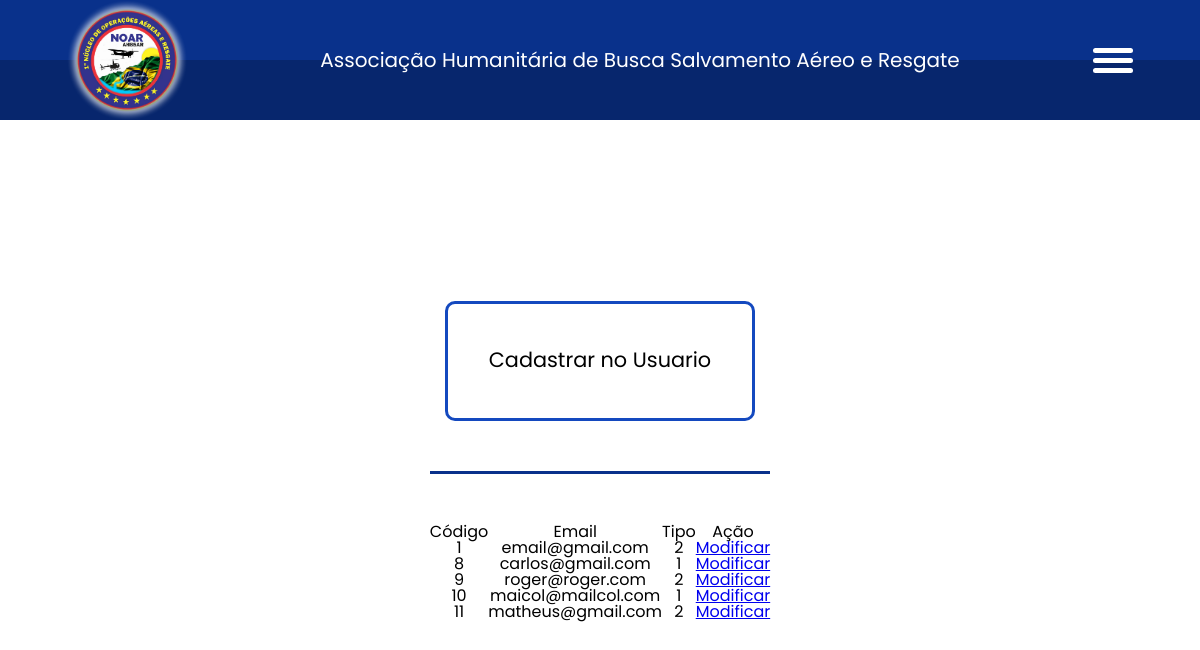
The app's page /telas/crudAdmin.php with its own data.
### tables this page shows
CREATE TABLE `usuario` (
  `id_usuario` int(11) NOT NULL,
  `email` varchar(50) DEFAULT NULL,
  `token` varchar(100) DEFAULT NULL,
  `senha` varchar(50) DEFAULT NULL,
  `id_tipo` int(11) DEFAULT NULL
);

### php/listarUsuarios.php (called while the page is built)
<?php
    include("../conecta.php");
    $query = "SELECT id_usuario, email, id_tipo FROM usuario";
    $resultado = $pdo->query($query);
    if ($resultado) {
        $listarUsuarios = $resultado->fetchAll(PDO::FETCH_ASSOC);
    } else {
        echo "Erro na consulta: " . $pdo->errorInfo()[2];
    }
?>

### telas/crudAdmin.php (the view, shortened to what this page needs)
<!DOCTYPE html>
<html lang="en">
<head>
    <link rel="stylesheet" href="../css/telaInicial.css">
</head>
<body>
    <header>
        <img src="../img/logo_grande.png" alt="logoNOAR">
        <h1>Associação Humanitária de Busca Salvamento Aéreo e Resgate</h1>
        <div class="menu">
            <div class="menu_burguer"></div>
        </div>
    </header>
    <main>
    <a href="cadastroDoAdmin.php"><button>Cadastrar no Usuario</button></a>        <hr>
    <table border=1>
        <thead>
            <tr>
                <th> Código </th>
                <th> Email </th>
                <th> Tipo </th>
                <th colspan="2"> Ação </th>
            </tr>
        </thead>
        <tbody>
        <?php
            include("../php/listarUsuarios.php");
            if (!empty($listarUsuarios)) {
                foreach ($listarUsuarios as $linha) {
                    echo '<tr>
                            <td>' . $linha['id_usuario'] . '</td>
                            <td>' . $linha['email'] . '</td>
                            <td>' . $linha['id_tipo'] . '</td>
                            <td><a href="alterarDoAdmin.php?codigo=' . $linha['id_usuario'] . '"> Modificar </a></td>
                        </tr>';
                }
            }
        ?>
        </tbody>
    </table>
    </main>
</body>
</html>

### css/telaInicial.css (style rules this page uses)
* { margin: 0; padding: 0; border: 0; font-size: 100%; font: inherit; vertical-align: baseline; font-family: 'Poppins', sans-serif; }
article, aside, details, figcaption, figure, footer, header, hgroup, menu, nav, section { display: block; }
body { line-height: 1; }
table { border-collapse: collapse; border-spacing: 0; }
:root { --header-height: 120px; --menuBurguer-height: 5px; --menuBurguer-pseudo-top: calc(var(--menuBurguer-height) * -2); }
body { height: 100dvh; }
header { height: var(--header-height); background: linear-gradient(to bottom, #09318B 50%, #07266D 50%); display: flex; flex-direction: row; align-items: center; justify-content: space-around; color: #fff; }
header img { height: var(--header-height); }
header h1 { font-size: 1.25rem; }
.menu { position: relative; width: 40px; aspect-ratio: 1; cursor: pointer; z-index: 2; display: flex; flex-direction: column; justify-content: center; }
.menu_burguer { width: 100%; height: var(--menuBurguer-height); background-color: #fff; border-radius: 5px; position: relative; }
.menu_burguer:before { content: ''; position: absolute; border-radius: inherit; width: inherit; height: inherit; top: var(--menuBurguer-pseudo-top); background-color: inherit; }
.menu_burguer:after { content: ''; position: absolute; border-radius: inherit; width: inherit; height: inherit; top: calc(var(--menuBurguer-pseudo-top) * -1); background-color: inherit; }
main { height: calc(100dvh - var(--header-height)); display: grid; place-content: center; row-gap: 50px; text-align: center; }
main button { width: 310px; height: 120px; background-color: transparent; border: 3px solid #1449BF; font-size: 1.3rem; border-radius: 10px; position: relative; overflow: hidden; transition: top .3s cubic-bezier(.17,.67,.65,.99); }
main button::before { position: absolute; content: ''; inset: -1px; top: 100%; background-color: #09318B; z-index: -1; transition: top .3s cubic-bezier(.17,.67,.65,.99); }
main hr { width: 100%; height: 3px; background-color: #09318B; }

### records on screen
usuario: id_usuario "1", email "email@gmail.com", id_tipo "2"
usuario: id_usuario "8", email "carlos@gmail.com", id_tipo "1"
usuario: id_usuario "9", email "roger@roger.com", id_tipo "2"
usuario: id_usuario "10", email "maicol@mailcol.com", id_tipo "1"
usuario: id_usuario "11", email "matheus@gmail.com", id_tipo "2"
